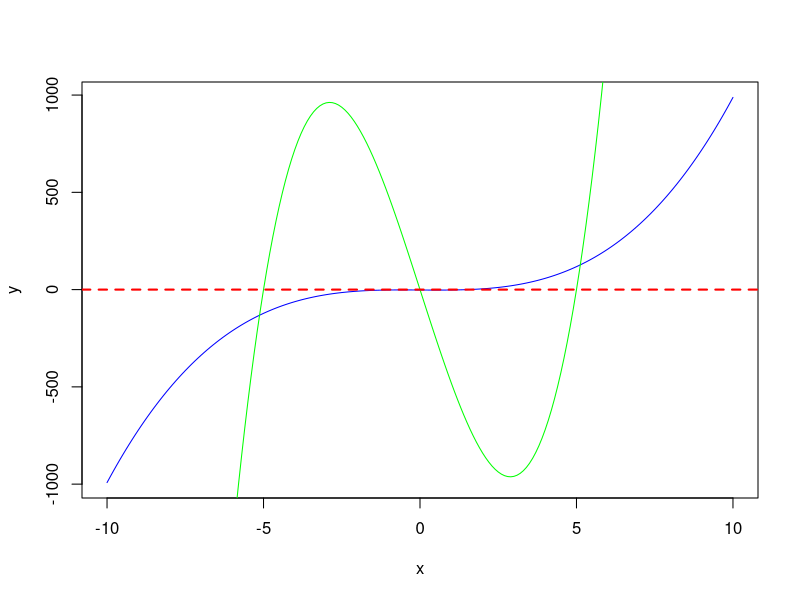
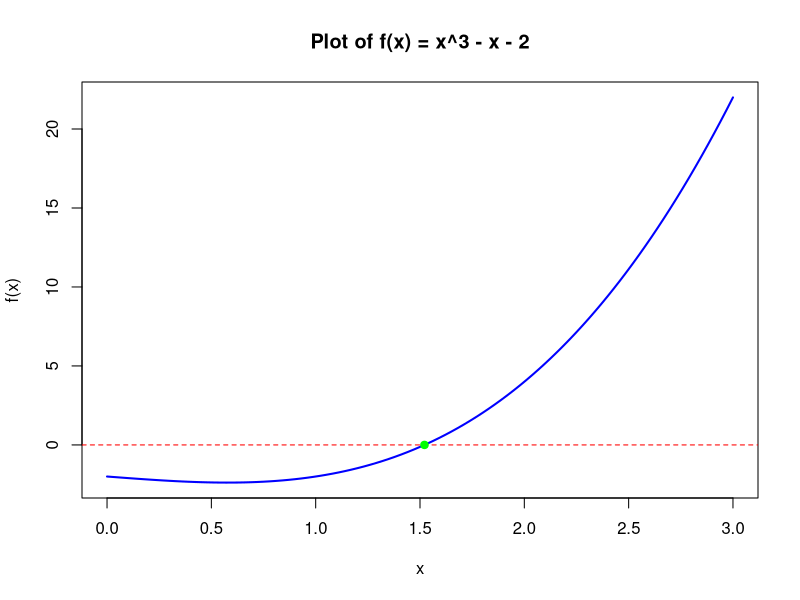

R code for these plots, in order:
## ---- chunk 1
my_function <- function(parameters) {
  # perform action
  # return value
}
## ---- chunk 2
fahr_to_kelvin <- function(temp) {
  kelvin <- ((temp - 32) * (5 / 9)) + 273.15
  return(kelvin)
}
fahr_to_kelvin(95)
## ---- chunk 3
x <- 10 
add_five <- function() {
  x <- x + 5  
  return(x)
}
add_five()
## ---- chunk 4
y <- 1
add_five_2 <- function(){
  y <- 5
  y <- y + 5
  return(y)
}
add_five_2()
## ---- chunk 5
fahr_to_kelvin <- function(temp = 95) {
  kelvin <- ((temp - 32) * (5 / 9)) + 273.15
  return(kelvin)
}
fahr_to_kelvin()
## ---- chunk 6
row_sum <- function(mat){
  d1 <- nrow(mat)
  d2 <- ncol(mat)
  result <- rep(0, d1)
  for (i in 1:d1) {
    for(j in 1:d2){
      result[i] <- result[i] + mat[i,j]
    }
  }
  return(result)
}
M <- matrix(1:16,4,4)
row_sum(M)
rowSums(M)
## ---- chunk 7
M <- matrix(1:16,4,4)
result <- rep(0, 4)
  for (i in 1:4) {
    for(j in 1:4){
      result[i] <- result[i] + M[i,j]
    }
  }
result
## ---- chunk 8
M <- matrix(1:25,5,5)
result <- rep(0, 4)
  for (i in 1:4) {
    for(j in 1:4){
      result[i] <- result[i] + M[i,j]
    }
  }
result
rowSums(M)
## ---- chunk 9
factorial_recursive <- function(n) {
  if (n == 1) {
    return(1)
  } else {
    return(n * factorial_recursive(n - 1))
  }
}

factorial_recursive(5)  # Output: 120
## ---- chunk 10
fahr_to_kelvin <- function(temp) {
  kelvin <- ((temp - 32) * (5 / 9)) + 273.15
  return(kelvin)
}

kelvin_to_celsius <- function(temp) {
  celsius <- temp - 273.15
  return(celsius)
}
## ---- chunk 11
fahr_to_kelvin(95)
kelvin_to_celsius(fahr_to_kelvin(95))
## ---- chunk 12
library(dplyr)
fahr_to_kelvin(95) %>% kelvin_to_celsius()
## ---- chunk 13
f <- function(x) {
  x^3 - x - 2
}

f2 <- function(x){
  20*x^3 - 500*x
}

x <- seq(from = -10, to = 10, by = 0.1)
y <- f(x)
y2 <- f2(x)
plot(x,y, type = 'l', col = 'blue')
lines(x,y2, type = 'l', col = 'green')
abline(h = 0, col = "red", lty = "dashed", lwd = 2)
## ---- chunk 14
# Define the target function
f <- function(x) {
  x^3 - x - 2
}

# Bisection method function
bisection_method <- function(f, a, b, tol = 1e-6, max_iter = 100) {
  if (f(a) * f(b) > 0) {
    stop("Function must have opposite signs at endpoints a and b.")
  }

  for (i in 1:max_iter) {
    c <- (a + b) / 2  # Midpoint
    if (abs(f(c)) < tol || (b - a)/2 < tol) {
      cat("Converged in", i, "iterations\n")
      return(c)
    }
    if (f(c) * f(a) < 0) {
      b <- c
    } else {
      a <- c
    }
  }

  warning("Maximum iterations reached without convergence.")
  return((a + b) / 2)
}
## ---- chunk 15
# Use the function
root <- bisection_method(f, a = 1, b = 2)
cat("Estimated root:", root, "\n")


# Visualize the function and the root
curve(f, from = 0, to = 3, col = "blue", lwd = 2,
      ylab = "f(x)", main = "Plot of f(x) = x^3 - x - 2")
abline(h = 0, col = "red", lty = 2)
points(root, f(root), col = "green", pch = 19)

